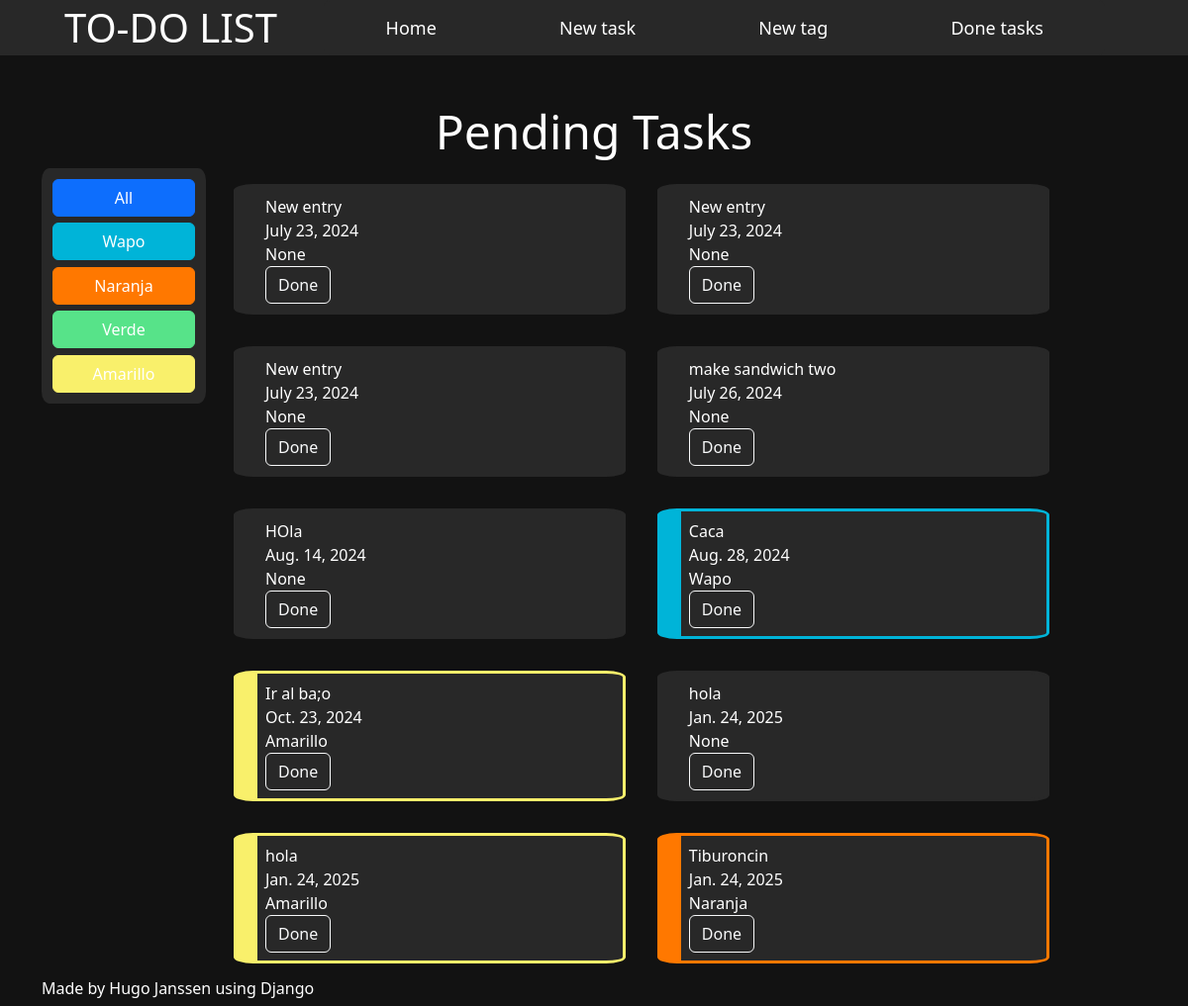
Page /main/ on the earlier database version.
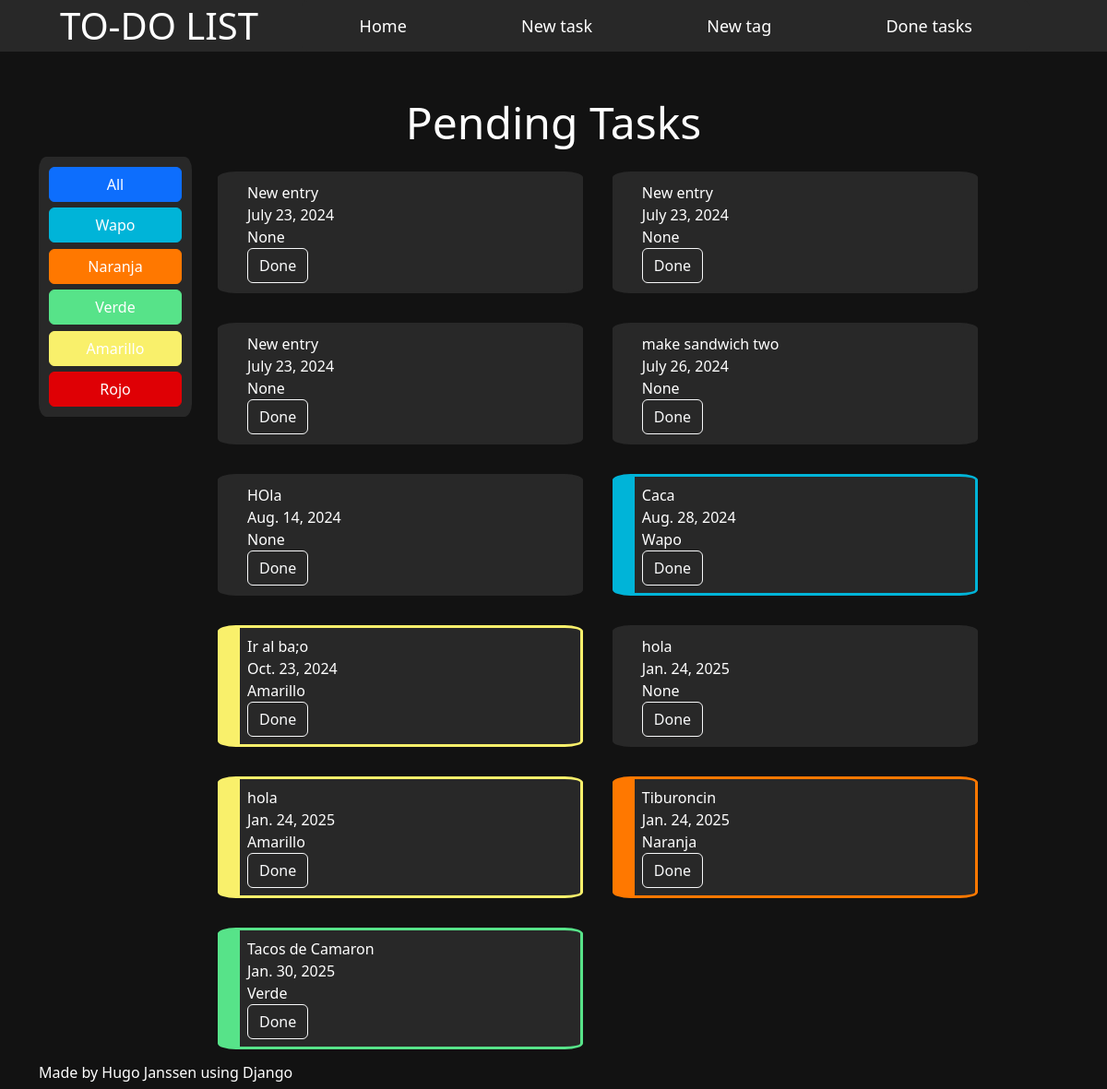
Same page on the later database version.
### main/models.py (models this page shows, shortened)
class tag(models.Model):
    name = models.CharField(max_length=50)
    color = models.CharField(max_length=7)
    def __str__(self):
        return u'{0}'.format(self.name)

class entry(models.Model):
    content = models.TextField(max_length=500, default="New entry")
    entry_time = models.DateTimeField(default=datetime.datetime.now)
    deadline = models.DateField(default=datetime.datetime.now)
    priority = models.IntegerField(default=1)
    tag = models.ForeignKey(tag, on_delete=models.SET_NULL, null=True)
    status = models.BooleanField(default=False)

### main/views.py (the view, shortened to what this page needs)
# urls.py: path('', active_task_view, name="taskview"),
def active_task_view(request):
    tag_id = 0
    active_tasks = []
    task_color = []
    for task in entry.objects.all():
        if task.status == False:
            if tag_id == 0 or task.tag_id == tag_id:
                active_tasks.append(task)
                if task.tag_id != None:
                    current_tag = tag.objects.get(id = task.tag_id)
                    task_color.append(current_tag.color)
                else:
                    task_color.append("#282828")
    task_list = zip(active_tasks, task_color)
    context = {"task_list": task_list, "tag_list": tag.objects.all(), "title": "Pending Tasks"}
    return render(request, "list_tasks.html", context)

### main/templates/list_tasks.html (shortened to what this page needs)
{% extends "base.html" %}
{% block content %}
<h1 class="display-5 text-center section_title">{{title}}</h1>
<div class="container">
    <div class="row">
        <div class="col-3 col-sm-3 col-md-2 col-lg-2">
            <form action="" method="post" class="tag_drawer">
                <button name="tag" value=0 class="btn btn-primary tag_button">All</button>
                {% for tag in tag_list %}
                <button name="tag" value="{{tag.id}}" class="btn btn-primary tag_button"
                    style="background-color: {{ tag.color }}; border-color: {{ tag.color }}">{{tag.name}}</button>
                {% endfor %}
            </form>
        </div>
        <div class="task_display col-9 col-sm-9 col-md-10 col-lg-10 container">
            <div class="row">
                {% for task in task_list %}
                <div class="task_entry col-10 col-lg-5" style="border-color: {{ task.1 }}">
                    <span>{{task.0.content}}</span> <br>
                    <span>{{task.0.deadline}}</span> <br>
                    <span>{{task.0.tag}}</span> <br>
                    <form action="" method="post">
                        <button name="id" value="{{task.0.id}}" class="btn btn-outline-light">Done</button>
                    </form>
                </div>
                {% endfor %}
            </div>
        </div>
    </div>
</div>
{% endblock %}

Differences in the rows shown:
added tag: {{ tag.id }} 5 (drawn), name "Rojo"
added entry: content "Tacos de Camaron", deadline "Jan. 30, 2025", tag.name "Verde", {{ task.0.id }} 30 (drawn)
